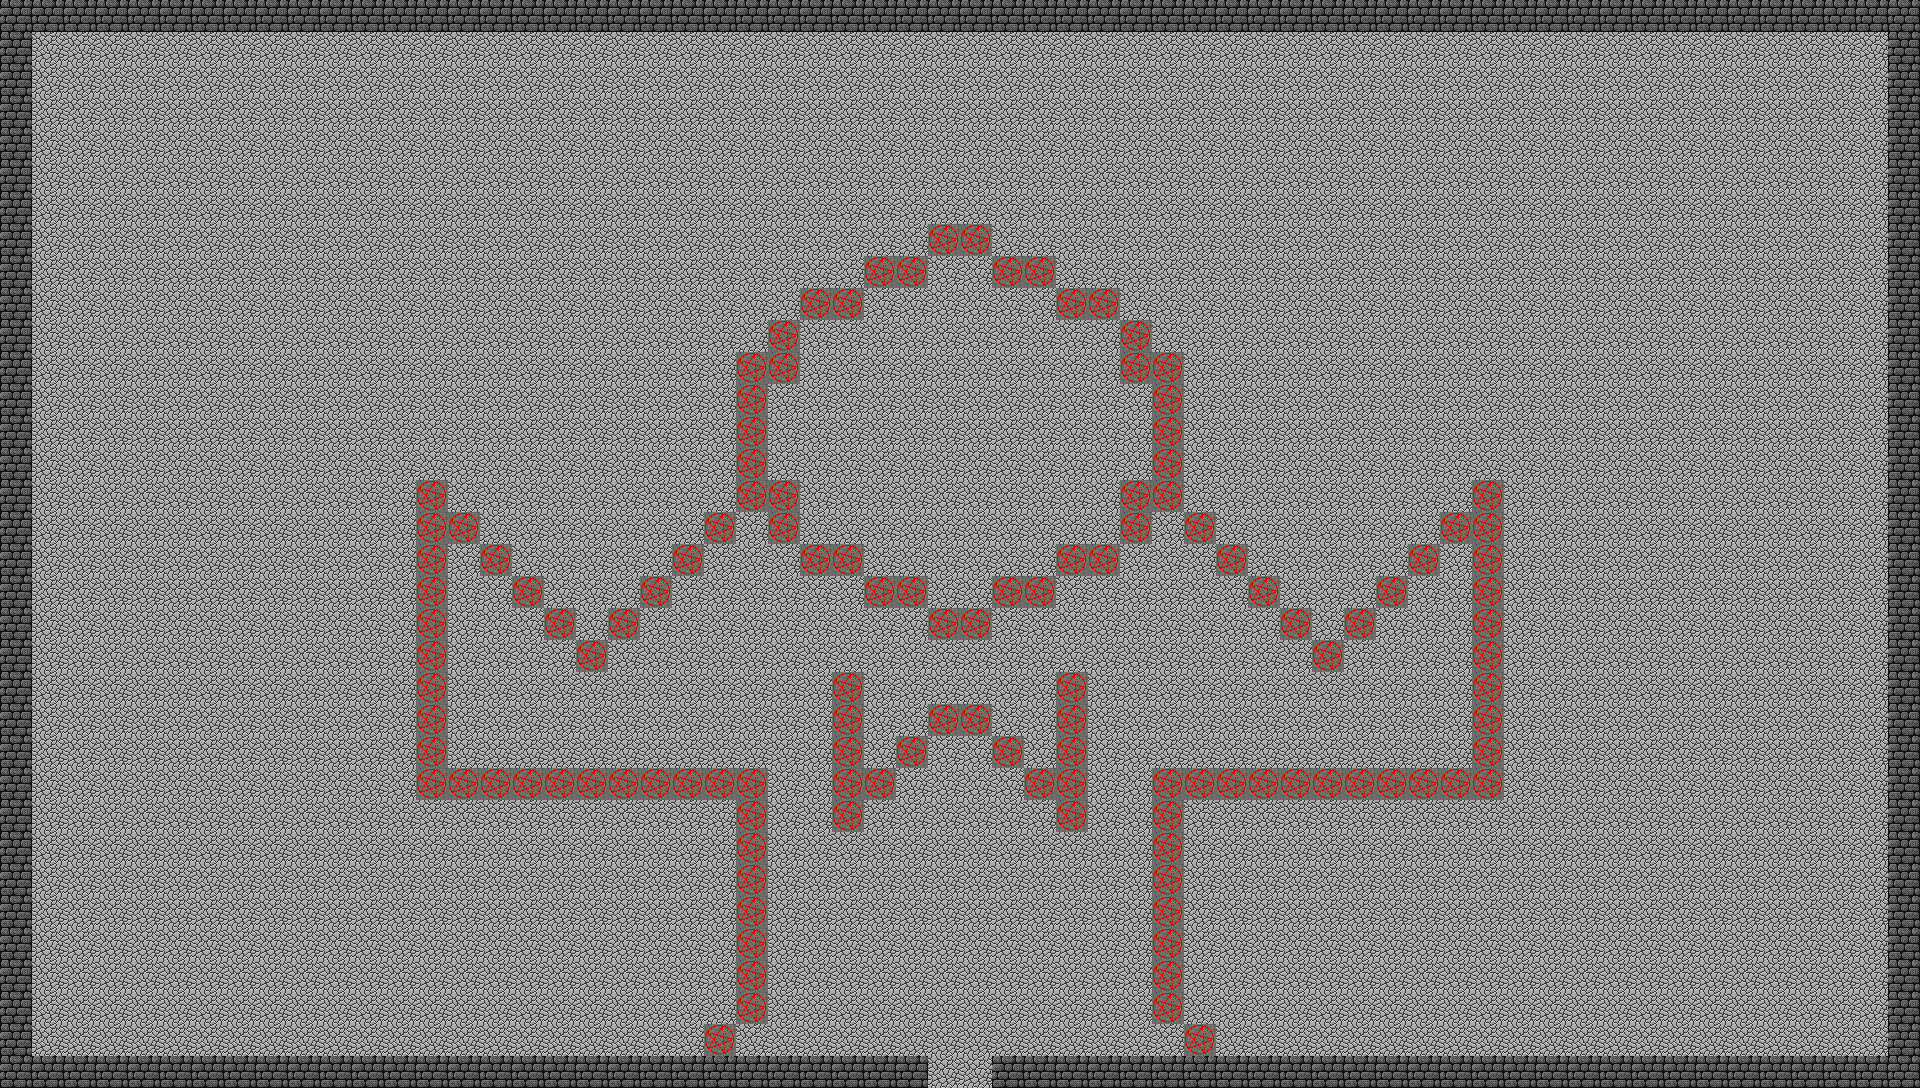

Tiled map render using the project's own tile images. Description and the map definition, with tile-layer contents summarised, below:
An orthogonal 60x34 tile map with 32x32 px tiles, 2 tile layers (Base, Decorations), 7 tilesets and 1 object (Enemy).

<map version="1.0" orientation="orthogonal" width="60" height="34" tilewidth="32" tileheight="32">
 <tileset firstgid="1" source="../../tilesets/Dungeon 1.tsx" />
 <tileset firstgid="91" source="../../tilesets/Dungeon 2.tsx" />
 <tileset firstgid="235" source="../../tilesets/Dungeon 3.tsx" />
 <tileset firstgid="352" source="../../tilesets/Dungeon 4.tsx" />
 <tileset firstgid="523" source="../../tilesets/Overworld 1.tsx" />
 <tileset firstgid="651" source="../../tilesets/Overworld 2.tsx" />
 <tileset firstgid="787" source="../../tilesets/Overworld 3.tsx" />
 <layer name="Base" width="60" height="34">
  <data>[2040 cells, 2040 non-empty, 1 distinct tile ids]</data>
 </layer>
 <layer name="Decorations" width="60" height="34">
  <data>[2040 cells, 2040 non-empty, 3 distinct tile ids]</data>
 </layer>
 <objectgroup name="Objects" width="60" height="34">
  <object name="WizardsGhost" type="Enemy" x="926" y="430" width="64" height="64" />
 </objectgroup>
</map>
